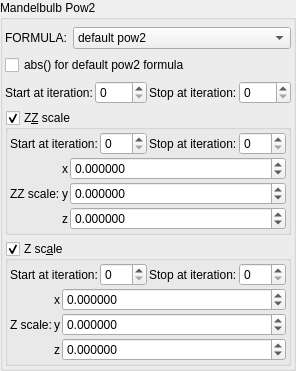
    <widget class="QGroupBox" name="groupBox_7">
     <property name="title">
      <string>Mandelbulb Pow2</string>
     </property>
     <layout class="QVBoxLayout" name="verticalLayout_14">
      <property name="leftMargin">
       <number>2</number>
      </property>
      <property name="topMargin">
       <number>2</number>
      </property>
      <property name="rightMargin">
       <number>2</number>
      </property>
      <property name="bottomMargin">
       <number>2</number>
      </property>
      <item>
       <layout class="QGridLayout" name="gridLayout_75" columnstretch="0,1">
        <property name="topMargin">
         <number>5</number>
        </property>
        <item row="1" column="1">
         <widget class="MyComboBox" name="comboBox_combo4">
          <item>
           <property name="text">
            <string>default pow2</string>
           </property>
          </item>
          <item>
           <property name="text">
            <string>quick dudley</string>
           </property>
          </item>
          <item>
           <property name="text">
            <string>makin3D-2</string>
           </property>
          </item>
          <item>
           <property name="text">
            <string>buffaloV2</string>
           </property>
          </item>
         </widget>
        </item>
        <item row="1" column="0">
         <widget class="QLabel" name="label_10">
          <property name="text">
           <string>FORMULA:</string>
          </property>
         </widget>
        </item>
       </layout>
      </item>
      <item>
       <widget class="MyCheckBox" name="checkBox_transf_function_enabledX_false">
        <property name="text">
         <string notr="true">abs() for default pow2 formula</string>
        </property>
       </widget>
      </item>
      <item>
       <layout class="QGridLayout" name="gridLayout_71">
        <property name="spacing">
         <number>2</number>
        </property>
        <item row="1" column="3">
         <widget class="MySpinBox" name="spinboxInt_transf_stop_iterations_C">
          <property name="sizePolicy">
           <sizepolicy hsizetype="Minimum" vsizetype="Maximum">
            <horstretch>0</horstretch>
            <verstretch>0</verstretch>
           </sizepolicy>
          </property>
          <property name="maximum">
           <number>999</number>
          </property>
         </widget>
        </item>
        <item row="1" column="0">
         <widget class="QLabel" name="label_263">
          <property name="text">
           <string>Start at iteration:</string>
          </property>
         </widget>
        </item>
        <item row="1" column="2">
         <widget class="QLabel" name="label_255">
          <property name="text">
           <string>Stop at iteration:</string>
          </property>
         </widget>
        </item>
        <item row="1" column="1">
         <widget class="MySpinBox" name="spinboxInt_transf_start_iterations_C">
          <property name="sizePolicy">
           <sizepolicy hsizetype="Minimum" vsizetype="Maximum">
            <horstretch>0</horstretch>
            <verstretch>0</verstretch>
           </sizepolicy>
          </property>
          <property name="maximum">
           <number>999</number>
          </property>
         </widget>
        </item>
       </layout>
      </item>
      <item>
       <widget class="MyGroupBox" name="groupCheck_transf_function_enabledD_false">
        <property name="title">
         <string>Z&amp;Z scale</string>
        </property>
        <property name="checkable">
         <bool>true</bool>
        </property>
        <layout class="QVBoxLayout" name="verticalLayout_16" stretch="0,0">
         <property name="spacing">
          <number>2</number>
         </property>
         <property name="leftMargin">
          <number>2</number>
         </property>
         <property name="topMargin">
          <number>2</number>
         </property>
         <property name="rightMargin">
          <number>2</number>
         </property>
         <property name="bottomMargin">
          <number>2</number>
         </property>
         <item>
          <layout class="QGridLayout" name="gridLayout_72">
           <property name="spacing">
            <number>2</number>
           </property>
           <item row="1" column="3">
            <widget class="MySpinBox" name="spinboxInt_transf_stop_iterations_D">
             <property name="sizePolicy">
              <sizepolicy hsizetype="Minimum" vsizetype="Maximum">
               <horstretch>0</horstretch>
               <verstretch>0</verstretch>
              </sizepolicy>
             </property>
             <property name="maximum">
              <number>999</number>
             </property>
            </widget>
           </item>
           <item row="1" column="1">
            <widget class="MySpinBox" name="spinboxInt_transf_start_iterations_D">
             <property name="sizePolicy">
              <sizepolicy hsizetype="Minimum" vsizetype="Maximum">
               <horstretch>0</horstretch>
               <verstretch>0</verstretch>
              </sizepolicy>
             </property>
             <property name="maximum">
              <number>999</number>
             </property>
            </widget>
           </item>
           <item row="1" column="0">
            <widget class="QLabel" name="label_265">
             <property name="text">
              <string>Start at iteration:</string>
             </property>
            </widget>
           </item>
           <item row="1" column="2">
            <widget class="QLabel" name="label_268">
             <property name="text">
              <string>Stop at iteration:</string>
             </property>
            </widget>
           </item>
          </layout>
         </item>
         <item>
          <layout class="QGridLayout" name="gridLayout_65" columnstretch="0,0,0,0,1">
           <property name="spacing">
            <number>2</number>
           </property>
           <item row="3" column="2" colspan="2">
            <widget class="QLabel" name="label_280">
             <property name="text">
              <string notr="true">z</string>
             </property>
            </widget>
           </item>
           <item row="1" column="4">
            <widget class="MyDoubleSpinBox" name="spinbox3_transf_constant_multiplierA_111_x">
             <property name="sizePolicy">
              <sizepolicy hsizetype="Minimum" vsizetype="Maximum">
               <horstretch>0</horstretch>
               <verstretch>0</verstretch>
              </sizepolicy>
             </property>
             <property name="prefix">
              <string/>
             </property>
             <property name="suffix">
              <string/>
             </property>
             <property name="decimals">
              <number>6</number>
             </property>
             <property name="minimum">
              <double>-99.989999999999995</double>
             </property>
             <property name="maximum">
              <double>99.989999999999995</double>
             </property>
             <property name="singleStep">
              <double>0.100000000000000</double>
             </property>
            </widget>
           </item>
           <item row="2" column="4">
            <widget class="MyDoubleSpinBox" name="spinbox3_transf_constant_multiplierA_111_y">
             <property name="sizePolicy">
              <sizepolicy hsizetype="Minimum" vsizetype="Maximum">
               <horstretch>0</horstretch>
               <verstretch>0</verstretch>
              </sizepolicy>
             </property>
             <property name="prefix">
              <string/>
             </property>
             <property name="suffix">
              <string/>
             </property>
             <property name="decimals">
              <number>6</number>
             </property>
             <property name="minimum">
              <double>-99.989999999999995</double>
             </property>
             <property name="maximum">
              <double>99.989999999999995</double>
             </property>
             <property name="singleStep">
              <double>0.100000000000000</double>
             </property>
            </widget>
           </item>
           <item row="2" column="1">
            <widget class="QLabel" name="label_274">
             <property name="text">
              <string>ZZ scale:</string>
             </property>
            </widget>
           </item>
           <item row="3" column="4">
            <widget class="MyDoubleSpinBox" name="spinbox3_transf_constant_multiplierA_111_z">
             <property name="sizePolicy">
              <sizepolicy hsizetype="Minimum" vsizetype="Maximum">
               <horstretch>0</horstretch>
               <verstretch>0</verstretch>
              </sizepolicy>
             </property>
             <property name="prefix">
              <string/>
             </property>
             <property name="suffix">
              <string/>
             </property>
             <property name="decimals">
              <number>6</number>
             </property>
             <property name="minimum">
              <double>-99.989999999999995</double>
             </property>
             <property name="maximum">
              <double>99.989999999999995</double>
             </property>
             <property name="singleStep">
              <double>0.100000000000000</double>
             </property>
            </widget>
           </item>
           <item row="1" column="2" colspan="2">
            <widget class="QLabel" name="label_279">
             <property name="text">
              <string notr="true">x</string>
             </property>
            </widget>
           </item>
           <item row="2" column="2" colspan="2">
            <widget class="QLabel" name="label_276">
             <property name="text">
              <string notr="true">y</string>
             </property>
            </widget>
           </item>
          </layout>
         </item>
        </layout>
       </widget>
      </item>
      <item>
       <widget class="MyGroupBox" name="groupCheck_transf_function_enabledE_false">
        <property name="title">
         <string>Z sc&amp;ale</string>
        </property>
        <property name="checkable">
         <bool>true</bool>
        </property>
        <layout class="QVBoxLayout" name="verticalLayout_17" stretch="0,0">
         <property name="spacing">
          <number>2</number>
         </property>
         <property name="leftMargin">
          <number>2</number>
         </property>
         <property name="topMargin">
          <number>2</number>
         </property>
         <property name="rightMargin">
          <number>2</number>
         </property>
         <property name="bottomMargin">
          <number>2</number>
         </property>
         <item>
          <layout class="QGridLayout" name="gridLayout_76">
           <property name="spacing">
            <number>2</number>
           </property>
           <item row="1" column="3">
            <widget class="MySpinBox" name="spinboxInt_transf_stop_iterations_E">
             <property name="sizePolicy">
              <sizepolicy hsizetype="Minimum" vsizetype="Maximum">
               <horstretch>0</horstretch>
               <verstretch>0</verstretch>
              </sizepolicy>
             </property>
             <property name="maximum">
              <number>999</number>
             </property>
            </widget>
           </item>
           <item row="1" column="1">
            <widget class="MySpinBox" name="spinboxInt_transf_start_iterations_E">
             <property name="sizePolicy">
              <sizepolicy hsizetype="Minimum" vsizetype="Maximum">
               <horstretch>0</horstretch>
               <verstretch>0</verstretch>
              </sizepolicy>
             </property>
             <property name="maximum">
              <number>999</number>
             </property>
            </widget>
           </item>
           <item row="1" column="0">
            <widget class="QLabel" name="label_273">
             <property name="text">
              <string>Start at iteration:</string>
             </property>
            </widget>
           </item>
           <item row="1" column="2">
            <widget class="QLabel" name="label_275">
             <property name="text">
              <string>Stop at iteration:</string>
             </property>
            </widget>
           </item>
          </layout>
         </item>
         <item>
          <layout class="QGridLayout" name="gridLayout_66" columnstretch="0,0,0,0,1">
           <property name="spacing">
            <number>2</number>
           </property>
           <item row="3" column="2" colspan="2">
            <widget class="QLabel" name="label_281">
             <property name="text">
              <string notr="true">z</string>
             </property>
            </widget>
           </item>
           <item row="1" column="2" colspan="2">
            <widget class="QLabel" name="label_282">
             <property name="text">
              <string notr="true">x</string>
             </property>
            </widget>
           </item>
           <item row="2" column="2" colspan="2">
            <widget class="QLabel" name="label_278">
             <property name="text">
              <string notr="true">y</string>
             </property>
            </widget>
           </item>
           <item row="1" column="4">
            <widget class="MyDoubleSpinBox" name="spinbox3_transf_constant_multiplier_222_x">
             <property name="sizePolicy">
              <sizepolicy hsizetype="Minimum" vsizetype="Maximum">
               <horstretch>0</horstretch>
               <verstretch>0</verstretch>
              </sizepolicy>
             </property>
             <property name="prefix">
              <string/>
             </property>
             <property name="suffix">
              <string/>
             </property>
             <property name="decimals">
              <number>6</number>
             </property>
             <property name="minimum">
              <double>-99.989999999999995</double>
             </property>
             <property name="maximum">
              <double>99.989999999999995</double>
             </property>
             <property name="singleStep">
              <double>0.100000000000000</double>
             </property>
            </widget>
           </item>
           <item row="2" column="4">
            <widget class="MyDoubleSpinBox" name="spinbox3_transf_constant_multiplier_222_y">
             <property name="sizePolicy">
              <sizepolicy hsizetype="Minimum" vsizetype="Maximum">
               <horstretch>0</horstretch>
               <verstretch>0</verstretch>
              </sizepolicy>
             </property>
             <property name="prefix">
              <string/>
             </property>
             <property name="suffix">
              <string/>
             </property>
             <property name="decimals">
              <number>6</number>
             </property>
             <property name="minimum">
              <double>-99.989999999999995</double>
             </property>
             <property name="maximum">
              <double>99.989999999999995</double>
             </property>
             <property name="singleStep">
              <double>0.100000000000000</double>
             </property>
            </widget>
           </item>
           <item row="3" column="4">
            <widget class="MyDoubleSpinBox" name="spinbox3_transf_constant_multiplier_222_z">
             <property name="sizePolicy">
              <sizepolicy hsizetype="Minimum" vsizetype="Maximum">
               <horstretch>0</horstretch>
               <verstretch>0</verstretch>
              </sizepolicy>
             </property>
             <property name="prefix">
              <string/>
             </property>
             <property name="suffix">
              <string/>
             </property>
             <property name="decimals">
              <number>6</number>
             </property>
             <property name="minimum">
              <double>-99.989999999999995</double>
             </property>
             <property name="maximum">
              <double>99.989999999999995</double>
             </property>
             <property name="singleStep">
              <double>0.100000000000000</double>
             </property>
            </widget>
           </item>
           <item row="2" column="1">
            <widget class="QLabel" name="label_269">
             <property name="text">
              <string>Z scale:</string>
             </property>
            </widget>
           </item>
          </layout>
         </item>
        </layout>
       </widget>
      </item>
     </layout>
    </widget>
